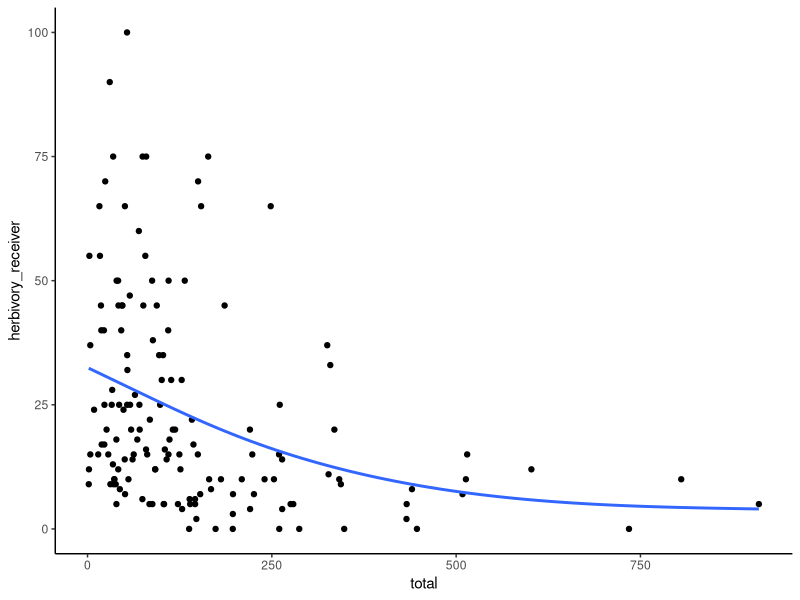
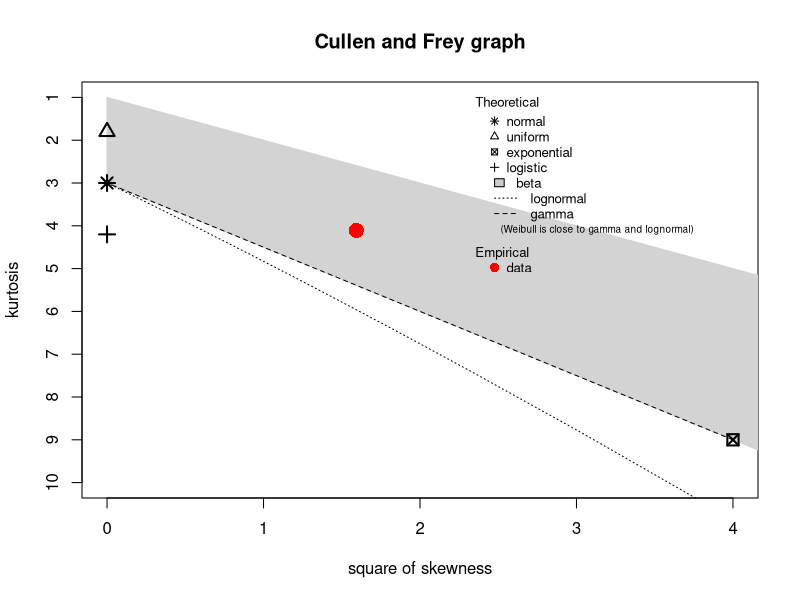
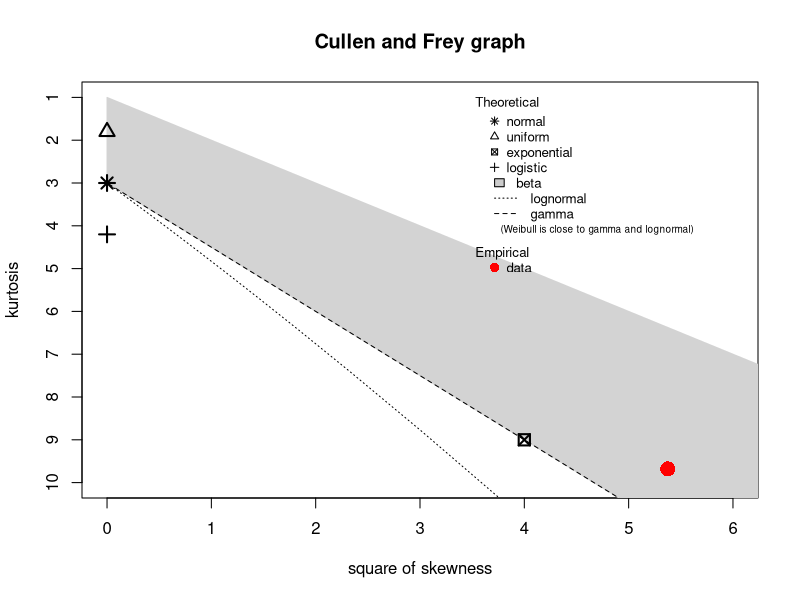

The R script that drew these images, in order: (Note: this script raises an error after producing the figures.)
#Preliminar Analysis

library(readxl)
library(dplyr)
library(ggpubr)
library(tidyverse)
library(fitdistrplus)

df <- read_excel("data/arabidopsis.xlsx")
df$genotype <- as.factor(df$genotype)


ggplot(df, aes(x = total, y = herbivory_receiver)) +
  geom_point() +
  scale_y_continuous(limits = c(0, 100)) +
  geom_smooth(method = "gam", se = FALSE) +
  theme_classic()


descdist(df$herbivory_receiver)
descdist(df[which(!is.na(df$total)),]$total)



# Install and load the lme4 package
library(lme4)

# Assuming df is your data frame
# Fit a mixed-effects beta regression model
summary(glmer(voc9 + 1 ~ herbivory_emitter + (1 | larva_emitter), family = Gamma(link = log), data = df))

# Summarize the model
summary(model)






library(lmerTest)
library(vegan)
library(lsmeans)

lmerTest::lm()


lm(voc1 ~ treatment, data = df)

anova(lm(voc1 ~ treatment * population, data = df))
anova(lm(voc2 ~ treatment * population, data = df))
anova(lm(voc3 ~ treatment * population, data = df))
anova(lm(voc4 ~ treatment * population, data = df))
anova(lm(voc5 ~ treatment * population, data = df))
anova(lm(voc6 ~ treatment * population, data = df))
anova(lm(voc7 ~ treatment * population, data = df))
anova(lm(voc8 ~ treatment * population, data = df))
anova(lm(voc9 ~ treatment * population, data = df))
anova(lm(voc10 ~ treatment * population, data = df))
anova(lm(voc11 ~ treatment * population, data = df))
anova(lm(voc12 ~ treatment * population, data = df))
anova(lm(voc13 ~ treatment * population, data = df))
anova(lm(voc14 ~ treatment * population, data = df))
anova(lm(voc15 ~ treatment * population, data = df))
anova(lm(voc16 ~ treatment * population, data = df))
anova(lm(voc17 ~ treatment * population, data = df))

lsmeans(lm(voc14 ~ treatment * population, data = df), c("treatment", "population"))


kruskal.test(lm(voc14 ~ treatment * population * genotype, data = df[complete.cases(df),]))

kruskal.test(voc14 ~ treatment, data = df)
anova(lm(voc14 ~ treatment, data = df))



lmer(herbivory_receiver)




ggplot(df, aes(x = treatment, y = herbivory_receiver, color = treatment)) +
  geom_boxplot(alpha = 0.15) + theme_classic() +
  geom_point(position = position_jitter(width = 0.15, seed = 122), alpha = 0.45)

mean(df$herbivory_receiver[which(df$treatment == "o")])
mean(df$herbivory_receiver[which(df$treatment == "h")])

df$


ggplot(df, aes(x = genotype, y = total, fill = treatment)) +
  geom_boxplot() +
  theme_classic()

library(vegan)

vegan::adonis2(data = df[complete.cases(df),],
               formula = total ~ treatment, permutations = 999, method = "bray")





soil <- read_excel("data/soil_samples.xlsx")

length(which(df[, 12:28] == 0)) / prod(dim(df[, 12:28])) * 100



sm <- apply(soil[,-1], 2, mean)

df_soil <- df
for (i in 1:nrow(df_soil)){
  df_soil[i, 12:28] <- df_soil[i, 12:28] - sm
}

df_soil[, 12:28] <- apply(df_soil[, 12:28], 2, function(x) ifelse(x < 0, 0, x))

length(which(df_soil[, 12:28] == 0)) / prod(dim(df_soil[, 12:28])) * 100

df <- df_soil


0.8 * (1 - (0.5 / 0.8))

0
